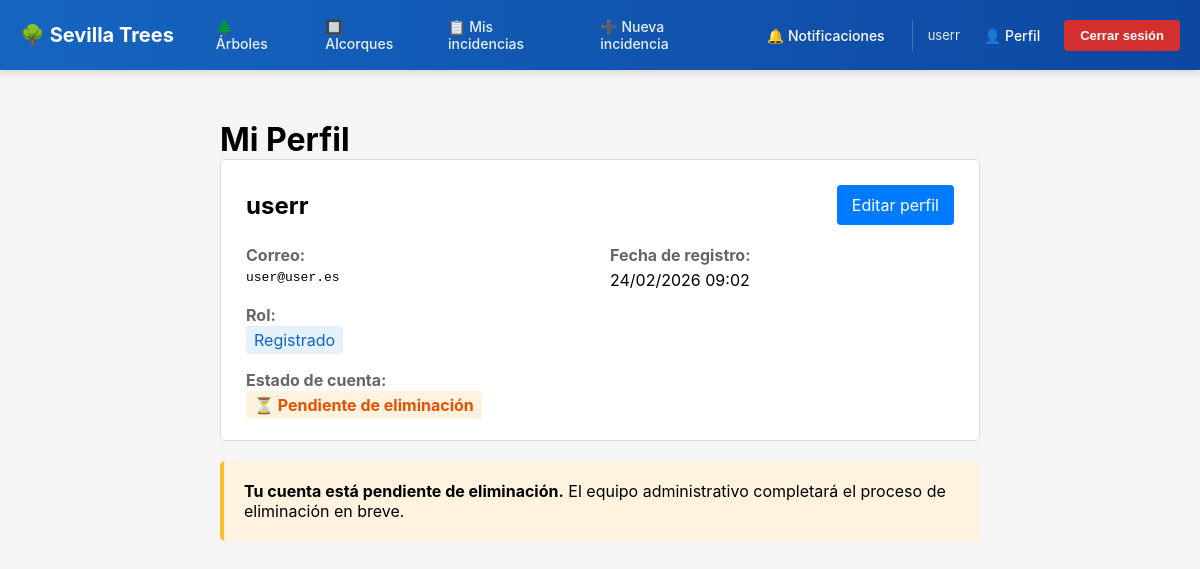
Page /cuentas/perfil/ (signed in) on the committed database.
### cuentas/models.py (models this page shows, shortened)
class Usuario(AbstractUser):
	class Rol(models.TextChoices):
		REGISTRADO = "REGISTRADO", "Registrado"
		ADMINISTRADOR = "ADMINISTRADOR", "Administrador"
	class EstadoCuenta(models.TextChoices):
		ACTIVA = "ACTIVA", "Activa"
		PENDIENTE_ELIMINACION = "PENDIENTE_ELIMINACION", "Pendiente eliminación"
		ELIMINADA = "ELIMINADA", "Eliminada"
	nombre = models.CharField(max_length=159)
	correo = models.EmailField(unique=True)
	rol = models.CharField(max_length=20, choices=Rol.choices, default=Rol.REGISTRADO,)
	fecha_registro = models.DateTimeField(default=timezone.now)
	estado_cuenta = models.CharField(max_length=30, choices=EstadoCuenta.choices, default=EstadoCuenta.ACTIVA)
	USERNAME_FIELD = "correo"
	REQUIRED_FIELDS = ["username"]
	@property
	def es_admin(self) -> bool:
		return self.rol == self.Rol.ADMINISTRADOR
	@property
	def notificaciones_sin_leer(self) -> int:
		return self.notificaciones.filter(leido=False).count()

### cuentas/views.py (the view)
# urls.py: path("perfil/", views.perfil_view, name="perfil"),
@login_required
def perfil_view(request):
    usuario = request.user
    solicitud_baja = SolicitudBaja.objects.filter(usuario=usuario).first()
    return render(request, "cuentas/perfil.html", {
        "usuario": usuario,
        "solicitud_baja": solicitud_baja,
    })

### templates/cuentas/perfil.html (shortened to what this page needs)
{% extends "base.html" %}
{% block content %}
<div style="max-width: 800px; margin: 30px auto; padding: 20px;">
    <h1>Mi Perfil</h1>
    <div style="background-color: white; border: 1px solid #ddd; border-radius: 5px; padding: 25px; margin-bottom: 20px;">
        <div style="display: flex; justify-content: space-between; align-items: center; margin-bottom: 20px;">
            <h2 style="margin: 0; font-size: 1.5em;">{{ usuario.nombre }}</h2>
            <a href="{% url 'editar_perfil' %}" style="background-color: #007bff; color: white; padding: 10px 15px; text-decoration: none; border-radius: 4px;">
                Editar perfil
            </a>
        </div>
        <div style="display: grid; grid-template-columns: 1fr 1fr; gap: 20px;">
            <div>
                <p style="margin: 0 0 5px 0; color: #666;"><strong>Correo:</strong></p>
                <p style="margin: 0 0 20px 0; font-family: monospace;">{{ usuario.correo }}</p>
                <p style="margin: 0 0 5px 0; color: #666;"><strong>Rol:</strong></p>
                <p style="margin: 0 0 20px 0;">
                    {% if usuario.es_admin %}
                        <span style="background-color: #ffebee; color: #c62828; padding: 4px 8px; border-radius: 3px; font-weight: bold;">
                            Administrador
                        </span>
                    {% else %}
                        <span style="background-color: #e3f2fd; color: #1565c0; padding: 4px 8px; border-radius: 3px;">
                            Registrado
                        </span>
                    {% endif %}
                </p>
                <p style="margin: 0 0 5px 0; color: #666;"><strong>Estado de cuenta:</strong></p>
                <p style="margin: 0;">
                    {% if usuario.estado_cuenta == 'ACTIVA' %}
                        <span style="background-color: #e8f5e9; color: #2e7d32; padding: 4px 8px; border-radius: 3px; font-weight: bold;">
                            ✓ Activa
                        </span>
                    {% elif usuario.estado_cuenta == 'PENDIENTE_ELIMINACION' %}
                        <span style="background-color: #fff3e0; color: #e65100; padding: 4px 8px; border-radius: 3px; font-weight: bold;">
                            ⏳ Pendiente de eliminación
                        </span>
                    {% else %}
                        <span style="background-color: #ffebee; color: #c62828; padding: 4px 8px; border-radius: 3px; font-weight: bold;">
                            ✗ Eliminada
                        </span>
                    {% endif %}
                </p>
            </div>
            <div>
                <p style="margin: 0 0 5px 0; color: #666;"><strong>Fecha de registro:</strong></p>
                <p style="margin: 0 0 20px 0;">{{ usuario.fecha_registro|date:"d/m/Y H:i" }}</p>
            </div>
        </div>
    </div>
    {% if usuario.estado_cuenta == 'ACTIVA' %}
        {% if solicitud_baja %}
            <div style="background-color: #fff3e0; border-left: 4px solid #fbc02d; border-radius: 5px; padding: 20px; margin-bottom: 20px;">
                <p style="margin: 0 0 10px 0;"><strong>Solicitud de baja en proceso:</strong></p>
                <p style="margin: 0 0 5px 0;">Estado: <span style="font-weight: bold;">{{ solicitud_baja.get_estado_display }}</span></p>
                <p style="margin: 0 0 5px 0;">Fecha de solicitud: {{ solicitud_baja.fecha_solicitud|date:"d/m/Y H:i" }}</p>
                {% if solicitud_baja.comentario_admin %}
                    <p style="margin: 10px 0 0 0; padding-top: 10px; border-top: 1px solid #f9a825;">
                        <strong>Comentarios del administrador:</strong><br>
                        {{ solicitud_baja.comentario_admin }}
                    </p>
                {% endif %}
            </div>
        {% else %}
            <div style="background-color: #e8f5e9; border-left: 4px solid #56ab6a; border-radius: 5px; padding: 20px;">
                <p style="margin: 0 0 15px 0;"><strong>¿Deseas darte de baja?</strong></p>
                <p style="margin: 0 0 15px 0; color: #333;">
                    Si no deseas continuar usando esta aplicación, puedes solicitar la baja de tu cuenta.
                    Un administrador revisará tu solicitud y la procesará.
                </p>
                <a href="{% url 'solicitar_baja' %}" style="background-color: #a54b54; color: white; padding: 10px 20px; text-decoration: none; border-radius: 4px; display: inline-block;">
                    Solicitar baja de cuenta
                </a>
            </div>
        {% endif %}
    {% elif usuario.estado_cuenta == 'PENDIENTE_ELIMINACION' %}
        <div style="background-color: #fff3e0; border-left: 4px solid #fbc02d; border-radius: 5px; padding: 20px;">
            <p style="margin: 0;"><strong>Tu cuenta está pendiente de eliminación.</strong> El equipo administrativo completará el proceso de eliminación en breve.</p>
        </div>
    {% else %}
        <div style="background-color: #ffebee; border-left: 4px solid #d32f2f; border-radius: 5px; padding: 20px;">
            <p style="margin: 0;"><strong>Tu cuenta ha sido eliminada.</strong> Ya no tienes acceso a la aplicación.</p>
        </div>
    {% endif %}
</div>
{% endblock %}

### templates/base.html (shortened to what this page needs)
<!DOCTYPE html>
<html lang="es">
<head>
</head>
<body>
    <header>
        <nav>
            <div class="container">
                <a href="{% url 'inicio' %}" class="logo">🌳 Sevilla Trees</a>
                <div class="nav-left">
                    <a href="{% url 'arbol_lista' %}">🌲 Árboles</a>
                    <a href="{% url 'alcorque_lista' %}">🔲 Alcorques</a>
                    {% if user.is_authenticated %}
                        {% if user.es_admin %}
                            <a href="{% url 'incidencia_lista' %}" style="color: rgba(255, 255, 255, 0.9); text-decoration: none; font-weight: 500; font-size: 14px; padding: 6px 12px; border-radius: 4px; transition: all 0.3s;">📋 Todas las incidencias</a>
                        {% else %}
                            <a href="{% url 'incidencia_lista' %}" style="color: rgba(255, 255, 255, 0.9); text-decoration: none; font-weight: 500; font-size: 14px; padding: 6px 12px; border-radius: 4px; transition: all 0.3s;">📋 Mis incidencias</a>
                        {% endif %}
                        <a href="{% url 'nueva_incidencia' %}">➕ Nueva incidencia</a>
                    {% endif %}
                </div>
                <div class="nav-right">
                    {% if user.is_authenticated %}
                        <a href="{% url 'notificacion_lista' %}" class="notification-link">
                            🔔 Notificaciones
                        </a>
                        <div class="user-section">
                            <span class="user-name">{{ user.nombre }}</span>
                            <a href="{% url 'perfil' %}" class="profile-link">👤 Perfil</a>
                            <form action="{% url 'logout' %}" method="post" style="display: inline; margin: 0;">
                                <button type="submit" class="btn-logout">Cerrar sesión</button>
                            </form>
                        </div>
                    {% else %}
                        <div class="auth-links">
                            <a href="{% url 'login' %}">Iniciar sesión</a>
                            <a href="{% url 'signup' %}" class="btn-signup">Registrarse</a>
                        </div>
                    {% endif %}
                </div>
            </div>
        </nav>
    </header>
    <main>
        {% block content %}{% endblock %}
    </main>
</body>
</html>

### templates/base.html (style rules this page uses)
* { margin: 0; padding: 0; box-sizing: border-box; }
body { font-family: -apple-system, BlinkMacSystemFont, 'Segoe UI', Roboto, 'Helvetica Neue', Arial, sans-serif; background-color: #f5f5f5; }
header nav { background: linear-gradient(90deg, #1565c0 0%, #0d47a1 100%); box-shadow: 0 2px 8px rgba(0,0,0,0.15); padding: 12px 0; position: sticky; top: 0; z-index: 100; }
header nav .container { max-width: 1200px; margin: 0 auto; padding: 0 20px; display: flex; justify-content: space-between; align-items: center; gap: 30px; }
header nav .logo { font-size: 20px; font-weight: bold; color: white; text-decoration: none; display: flex; align-items: center; gap: 8px; white-space: nowrap; }
header nav .nav-left { display: flex; gap: 25px; align-items: center; flex: 1; }
header nav .nav-left a { color: rgba(255, 255, 255, 0.9); text-decoration: none; font-weight: 500; font-size: 14px; transition: all 0.3s; padding: 6px 12px; border-radius: 4px; }
header nav .nav-right { display: flex; gap: 15px; align-items: center; }
header nav .notification-link { color: white; text-decoration: none; font-weight: 500; font-size: 14px; position: relative; display: flex; align-items: center; gap: 6px; padding: 6px 12px; border-radius: 4px; transition: all 0.3s; }
header nav .user-section { display: flex; gap: 12px; align-items: center; padding-left: 15px; border-left: 1px solid rgba(255, 255, 255, 0.2); }
header nav .user-name { color: rgba(255, 255, 255, 0.9); font-size: 13px; white-space: nowrap; }
header nav .profile-link { color: white; text-decoration: none; font-weight: 500; font-size: 14px; padding: 6px 12px; border-radius: 4px; transition: all 0.3s; }
header nav .btn-logout { background-color: #d32f2f; color: white; padding: 8px 16px; border: none; border-radius: 4px; font-weight: 600; font-size: 13px; cursor: pointer; transition: all 0.3s; white-space: nowrap; }

### rows in the picture
Usuario: nombre "userr", correo "user@user.es", fecha_registro "24/02/2026 09:02"
